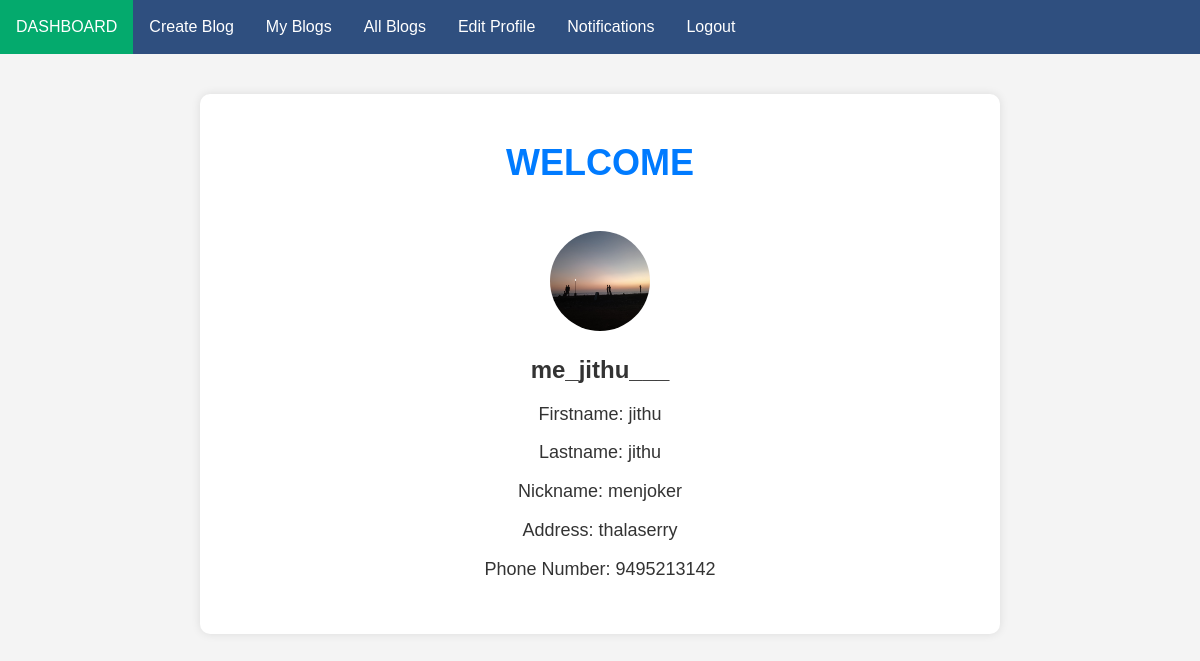
The app's page /success/ (signed in) with its own data.
### emailloginapp/models.py (models this page shows, shortened)
class UserPermissions(models.Model):
    is_admin = models.BooleanField(null=True)  # role false for normal users
    permissions = models.ForeignKey(AllPermissionsList,on_delete=models.CASCADE,null=True)
    button_status = models.BooleanField(default=False,null=True)

class CustomUser(AbstractUser):
    email = models.EmailField(unique=True)
    first_name = models.CharField(max_length=255)
    last_name = models.CharField(max_length=255)
    nickname = models.CharField(max_length=255,null=True)
    address = models.CharField(max_length=255)
    phone_number = models.IntegerField(null=True,unique=True)
    image = models.ImageField(upload_to='images/',null=True)
    is_admin = models.BooleanField(default=False,null=True)  # role admin = True , normal user =False
    is_locked = models.BooleanField(default=False,null=True)
    USERNAME_FIELD = 'email'
    REQUIRED_FIELDS = ('username',)

### emailloginapp/views.py (the view)
# urls.py: path('success/' , views.user_success , name='success'),
@login_required()
def user_success(request):  # user dashboard
    return  render(request,'success.html')

### emailloginapp/context_processors.py (called while the page is built)
def permission_context(request):
    permissions = UserPermissions.objects.all()
    return {'permission':permissions}

### emailloginapp/templates/success.html (shortened to what this page needs)
{% extends "navbar.html"  %}
{% load static %}
{% block content %}
<!DOCTYPE html>
<html lang="en">
<head>
    <link rel="stylesheet" href="{% static 'css/success.css' %}">
</head>
<body>
    <div class="container">
        <header>
            <h1>WELCOME</h1>
        </header>
        <main>
            <section class="user-profile">
                <img src="{% if request.user.image %} {{ request.user.image.url }}
                    {% else %} {% static 'icons/default_user_image.jpeg'%} {% endif %}" alt="User Image" class="profile-image">
                <h2>{{ request.user.username }}</h2>
                <p>Firstname: {{ request.user.first_name }}</p>
                <p>Lastname: {{ request.user.last_name }}</p>
                <p>Nickname: {{ request.user.nickname }}</p>
                <p>Address: {{ request.user.address }}</p>
                <p>Phone Number: {{ request.user.phone_number }}</p>
            </section>
        </main>
    </div>
</body>
</html>
{% endblock %}

### emailloginapp/templates/navbar.html (shortened to what this page needs)
{% load static %}
<!DOCTYPE html>
<html>
<head>
  <link rel="stylesheet" href="{% static 'css/navbar.css' %}">
</head>
<body>
  {% if not request.user.is_admin %}
    <ul>
      <li><a class="{% if request.path == '/success/'%} active {% endif %}" href="{% url 'success' %}">DASHBOARD</a></li>
      {% for permission in permission %}
        {% if 'create_blog' in permission.permissions.permissionnames %}
          <li><a class="{% if request.path == '/createblog/'%} active {% endif %}" href="{% url 'create' %}">Create Blog</a> </li>
        {% endif %}
      {% endfor %}
      {% for permission in permission %}
        {% if 'see_my_blogs' in permission.permissions.permissionnames %}
          <li><a class="{% if request.path == '/myblog/'%} active {% endif %}" href="{% url 'my' %}">My Blogs</a> </li>
        {% endif %}
      {% endfor %}
      {% for permission in permission %}
        {% if 'see_all_blogs' in permission.permissions.permissionnames %}
          <li> <a class="{% if request.path == '/members/'%} active {% endif %}" href="{% url 'members' %}">All Blogs</a></li>
        {% endif %}
      {% endfor %}
      {% for permission in permission %}
        {% if 'edit_user_profile' in permission.permissions.permissionnames %}
          <li> <a class="{% if request.path == '/profile/'%} active {% endif %}" href="{% url 'profile_edit' %}">Edit Profile</a></li>
        {% endif %}
      {% endfor %}
      <li id="notification-dropdown">
        <a href="#" class="notification-link">Notifications</a>
      </li>
      <li><a href="{% url 'logout' %}">Logout</a></li>
    </ul>
  {% else %}
    <ul>
      <li><a href="{% url 'ad_min' %}" class="active">ADMIN PANEL</a></li>
      <li><a href="{% url 'permission' %}">PERMISSIONS</a></li>
      <li><a href="{% url 'logout' %}">Logout</a></li>
    </ul>
  {% endif %}
</body>
</html>
{% block content %} {% endblock %}

### emailloginapp/static/css/navbar.css (style rules this page uses)
ul { list-style-type: none; margin: 0; padding: 0; overflow: hidden; background-color: #2f4f7f; position: relative; }
li { float: left; position: relative; }
li a { display: block; color: white; text-align: center; padding: 14px 16px; text-decoration: none; }
.active { background-color: #04AA6D; }
.notification-link { color: white; text-decoration: none; padding: 14px 16px; display: block; }

### emailloginapp/static/css/success.css (style rules this page uses)
* { box-sizing: border-box; margin: 0; }
body { font-family: Arial, sans-serif; line-height: 1.6; color: #333; background-color: #f4f4f4; }
.container { max-width: 800px; margin: 40px auto; padding: 20px; background-color: #fff; border-radius: 10px; box-shadow: 0 0 10px rgba(0, 0, 0, 0.1); }
header { display: flex; justify-content: center; align-items: center; padding: 20px; }
header h1 { font-size: 36px; font-weight: bold; color: #007bff; }
main { display: flex; flex-direction: column; align-items: center; }
.user-profile { display: flex; flex-direction: column; align-items: center; padding: 20px; }
.profile-image { width: 100px; height: 100px; border-radius: 50%; margin-bottom: 20px; }
.user-profile h2 { font-size: 24px; font-weight: bold; margin-bottom: 10px; }
.user-profile p { font-size: 18px; margin-bottom: 10px; }

### records on screen
UserPermissions: shows "Create Blog"
UserPermissions: shows "My Blogs"
UserPermissions: shows "All Blogs"
UserPermissions: shows "Edit Profile"
CustomUser: image (picture), user.username "me_jithu___", user.first_name "jithu", user.last_name "jithu", user.nickname "menjoker", user.address "thalaserry", user.phone_number "9495213142"
